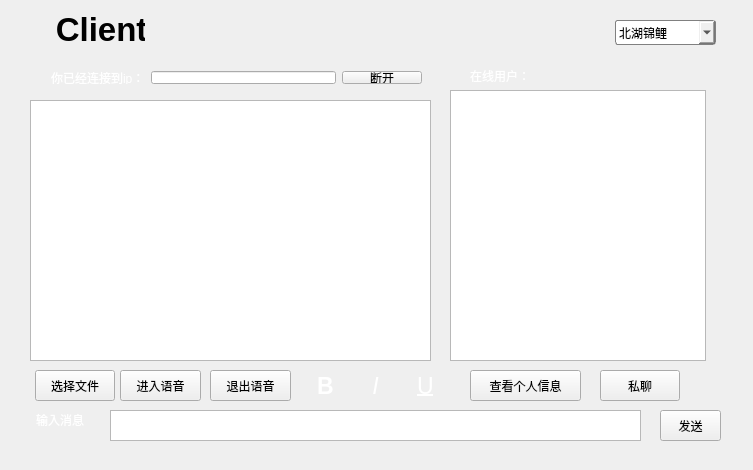
<?xml version="1.0" encoding="UTF-8"?>
<ui version="4.0">
 <class>ClientDialog</class>
 <widget class="QDialog" name="ClientDialog">
  <property name="geometry">
   <rect>
    <x>0</x>
    <y>0</y>
    <width>753</width>
    <height>470</height>
   </rect>
  </property>
  <property name="sizePolicy">
   <sizepolicy hsizetype="Preferred" vsizetype="Preferred">
    <horstretch>0</horstretch>
    <verstretch>0</verstretch>
   </sizepolicy>
  </property>
  <property name="minimumSize">
   <size>
    <width>753</width>
    <height>470</height>
   </size>
  </property>
  <property name="maximumSize">
   <size>
    <width>753</width>
    <height>470</height>
   </size>
  </property>
  <property name="windowTitle">
   <string>Dialog</string>
  </property>
  <property name="styleSheet">
   <string notr="true">#ClientDialog {
	background-image: url(:/bit3.jpeg);
}</string>
  </property>
  <widget class="QLabel" name="label_5">
   <property name="geometry">
    <rect>
     <x>10</x>
     <y>10</y>
     <width>135</width>
     <height>38</height>
    </rect>
   </property>
   <property name="font">
    <font>
     <pointsize>25</pointsize>
     <weight>75</weight>
     <bold>true</bold>
    </font>
   </property>
   <property name="text">
    <string>     Client</string>
   </property>
  </widget>
  <widget class="QStackedWidget" name="stackedWidget">
   <property name="geometry">
    <rect>
     <x>20</x>
     <y>50</y>
     <width>711</width>
     <height>401</height>
    </rect>
   </property>
   <property name="styleSheet">
    <string notr="true">#ClientDialog{ background-image: url(:/images/test_2.png);}</string>
   </property>
   <property name="currentIndex">
    <number>2</number>
   </property>
   <widget class="QWidget" name="Page_1">
    <widget class="QPushButton" name="pushButton_Login">
     <property name="geometry">
      <rect>
       <x>320</x>
       <y>250</y>
       <width>76</width>
       <height>32</height>
      </rect>
     </property>
     <property name="cursor">
      <cursorShape>ArrowCursor</cursorShape>
     </property>
     <property name="text">
      <string>连接</string>
     </property>
     <property name="checkable">
      <bool>false</bool>
     </property>
     <property name="autoDefault">
      <bool>false</bool>
     </property>
     <property name="default">
      <bool>true</bool>
     </property>
     <property name="flat">
      <bool>false</bool>
     </property>
    </widget>
    <widget class="QWidget" name="layoutWidget">
     <property name="geometry">
      <rect>
       <x>230</x>
       <y>120</y>
       <width>261</width>
       <height>111</height>
      </rect>
     </property>
     <layout class="QVBoxLayout" name="verticalLayout_2">
      <item>
       <layout class="QHBoxLayout" name="horizontalLayout_3">
        <item>
         <widget class="QLabel" name="label_ServerIP">
          <property name="minimumSize">
           <size>
            <width>70</width>
            <height>21</height>
           </size>
          </property>
          <property name="styleSheet">
           <string notr="true">color: rgb(255, 255, 255);</string>
          </property>
          <property name="text">
           <string>服务器ip：</string>
          </property>
         </widget>
        </item>
        <item>
         <widget class="QLineEdit" name="lineEdit_ServerIPAddr">
          <property name="statusTip">
           <string/>
          </property>
          <property name="autoFillBackground">
           <bool>false</bool>
          </property>
          <property name="text">
           <string/>
          </property>
          <property name="placeholderText">
           <string>xxxx.xxxx.xxxx.xxxx</string>
          </property>
         </widget>
        </item>
       </layout>
      </item>
      <item>
       <layout class="QHBoxLayout" name="horizontalLayout_4">
        <item>
         <widget class="QLabel" name="label_port">
          <property name="minimumSize">
           <size>
            <width>70</width>
            <height>21</height>
           </size>
          </property>
          <property name="styleSheet">
           <string notr="true">color: rgb(255, 255, 255);</string>
          </property>
          <property name="text">
           <string>端口号：</string>
          </property>
         </widget>
        </item>
        <item>
         <widget class="QLineEdit" name="lineEdit_port">
          <property name="text">
           <string/>
          </property>
          <property name="placeholderText">
           <string>1 - 65535</string>
          </property>
         </widget>
        </item>
       </layout>
      </item>
     </layout>
    </widget>
   </widget>
   <widget class="QWidget" name="Page_2">
    <widget class="QLineEdit" name="lineEdit_2">
     <property name="geometry">
      <rect>
       <x>300</x>
       <y>240</y>
       <width>191</width>
       <height>31</height>
      </rect>
     </property>
     <property name="styleSheet">
      <string notr="true">QLineEdit:hover{
border-style:ooutset;
border-radius:10px;
padding:6px;
background-color: rgb(255, 255, 127);
		 
}</string>
     </property>
     <property name="echoMode">
      <enum>QLineEdit::Password</enum>
     </property>
    </widget>
    <widget class="QPushButton" name="pushButton_2">
     <property name="geometry">
      <rect>
       <x>370</x>
       <y>330</y>
       <width>121</width>
       <height>38</height>
      </rect>
     </property>
     <property name="styleSheet">
      <string notr="true">QPushButton:hover{color:rgb(255, 0, 0);
background-color: rgb(170, 255, 0);
}
QPushButton{background-color:rgb(170, 255, 255);
font: 14pt &quot;Ubuntu&quot;;}</string>
     </property>
     <property name="text">
      <string>登录</string>
     </property>
    </widget>
    <widget class="QLineEdit" name="lineEdit">
     <property name="geometry">
      <rect>
       <x>300</x>
       <y>160</y>
       <width>191</width>
       <height>31</height>
      </rect>
     </property>
     <property name="styleSheet">
      <string notr="true">QLineEdit:hover{
border-style:ooutset;
border-radius:10px;
padding:6px;
background-color: rgb(255, 255, 127);
		 
}</string>
     </property>
    </widget>
    <widget class="QLabel" name="label_2">
     <property name="geometry">
      <rect>
       <x>160</x>
       <y>160</y>
       <width>107</width>
       <height>27</height>
      </rect>
     </property>
     <property name="styleSheet">
      <string notr="true">color:rgb(239, 41, 41);
font: 14pt &quot;Ubuntu&quot;;</string>
     </property>
     <property name="text">
      <string>用户名:</string>
     </property>
    </widget>
    <widget class="QLabel" name="label">
     <property name="geometry">
      <rect>
       <x>290</x>
       <y>30</y>
       <width>101</width>
       <height>91</height>
      </rect>
     </property>
     <property name="styleSheet">
      <string notr="true">border-image: url(:/0.png);</string>
     </property>
     <property name="text">
      <string/>
     </property>
    </widget>
    <widget class="QLabel" name="label_3">
     <property name="geometry">
      <rect>
       <x>160</x>
       <y>240</y>
       <width>107</width>
       <height>27</height>
      </rect>
     </property>
     <property name="styleSheet">
      <string notr="true">color:rgb(239, 41, 41);
font: 14pt &quot;Ubuntu&quot;;</string>
     </property>
     <property name="text">
      <string>密      码:</string>
     </property>
    </widget>
    <widget class="QPushButton" name="pushButton">
     <property name="geometry">
      <rect>
       <x>160</x>
       <y>330</y>
       <width>121</width>
       <height>38</height>
      </rect>
     </property>
     <property name="styleSheet">
      <string notr="true">QPushButton:hover{color:rgb(255, 0, 0);
background-color: rgb(170, 255, 0);
}
QPushButton{background-color:rgb(170, 255, 255);
font: 14pt &quot;Ubuntu&quot;;}</string>
     </property>
     <property name="text">
      <string>注册账号</string>
     </property>
    </widget>
    <zorder>lineEdit_2</zorder>
    <zorder>pushButton_2</zorder>
    <zorder>lineEdit</zorder>
    <zorder>label_2</zorder>
    <zorder>label_3</zorder>
    <zorder>pushButton</zorder>
    <zorder>label</zorder>
   </widget>
   <widget class="QWidget" name="Page_3">
    <widget class="QLabel" name="label_OnlineUsers">
     <property name="geometry">
      <rect>
       <x>450</x>
       <y>10</y>
       <width>91</width>
       <height>31</height>
      </rect>
     </property>
     <property name="styleSheet">
      <string notr="true">color: rgb(255, 255, 255);</string>
     </property>
     <property name="text">
      <string>在线用户：</string>
     </property>
    </widget>
    <widget class="QWidget" name="layoutWidget">
     <property name="geometry">
      <rect>
       <x>20</x>
       <y>10</y>
       <width>393</width>
       <height>35</height>
      </rect>
     </property>
     <layout class="QHBoxLayout" name="horizontalLayout_7">
      <item>
       <layout class="QHBoxLayout" name="horizontalLayout_6">
        <item>
         <widget class="QLabel" name="label_you_are">
          <property name="styleSheet">
           <string notr="true">color: rgb(255, 255, 255);
</string>
          </property>
          <property name="text">
           <string>你已经连接到ip：</string>
          </property>
         </widget>
        </item>
        <item>
         <widget class="QLineEdit" name="lineEdit_ServerIP">
          <property name="font">
           <font>
            <weight>75</weight>
            <bold>true</bold>
           </font>
          </property>
          <property name="focusPolicy">
           <enum>Qt::NoFocus</enum>
          </property>
          <property name="text">
           <string/>
          </property>
          <property name="alignment">
           <set>Qt::AlignCenter</set>
          </property>
          <property name="readOnly">
           <bool>true</bool>
          </property>
         </widget>
        </item>
       </layout>
      </item>
      <item>
       <widget class="QPushButton" name="pushButton_Disconnect">
        <property name="focusPolicy">
         <enum>Qt::NoFocus</enum>
        </property>
        <property name="text">
         <string>断开</string>
        </property>
        <property name="autoDefault">
         <bool>false</bool>
        </property>
       </widget>
      </item>
     </layout>
    </widget>
    <widget class="QPushButton" name="voiceButton">
     <property name="geometry">
      <rect>
       <x>100</x>
       <y>320</y>
       <width>81</width>
       <height>31</height>
      </rect>
     </property>
     <property name="focusPolicy">
      <enum>Qt::NoFocus</enum>
     </property>
     <property name="text">
      <string>进入语音</string>
     </property>
    </widget>
    <widget class="QPushButton" name="stopButton">
     <property name="geometry">
      <rect>
       <x>190</x>
       <y>320</y>
       <width>81</width>
       <height>31</height>
      </rect>
     </property>
     <property name="focusPolicy">
      <enum>Qt::NoFocus</enum>
     </property>
     <property name="text">
      <string>退出语音</string>
     </property>
    </widget>
    <widget class="QPushButton" name="sendfileBtn">
     <property name="geometry">
      <rect>
       <x>15</x>
       <y>320</y>
       <width>80</width>
       <height>31</height>
      </rect>
     </property>
     <property name="focusPolicy">
      <enum>Qt::NoFocus</enum>
     </property>
     <property name="text">
      <string>选择文件</string>
     </property>
    </widget>
    <widget class="QLabel" name="label_Text">
     <property name="geometry">
      <rect>
       <x>16</x>
       <y>358</y>
       <width>60</width>
       <height>23</height>
      </rect>
     </property>
     <property name="styleSheet">
      <string notr="true">color: rgb(255, 255, 255);</string>
     </property>
     <property name="text">
      <string>输入消息</string>
     </property>
    </widget>
    <widget class="QTextEdit" name="textEdit_ChatDisplay">
     <property name="enabled">
      <bool>true</bool>
     </property>
     <property name="geometry">
      <rect>
       <x>10</x>
       <y>50</y>
       <width>401</width>
       <height>261</height>
      </rect>
     </property>
     <property name="maximumSize">
      <size>
       <width>16777215</width>
       <height>323</height>
      </size>
     </property>
     <property name="focusPolicy">
      <enum>Qt::NoFocus</enum>
     </property>
     <property name="readOnly">
      <bool>true</bool>
     </property>
    </widget>
    <widget class="QListWidget" name="listWidget_OnlineUsers">
     <property name="geometry">
      <rect>
       <x>430</x>
       <y>40</y>
       <width>256</width>
       <height>271</height>
      </rect>
     </property>
     <property name="sizePolicy">
      <sizepolicy hsizetype="Fixed" vsizetype="Expanding">
       <horstretch>0</horstretch>
       <verstretch>0</verstretch>
      </sizepolicy>
     </property>
    </widget>
    <widget class="QPushButton" name="pushButton_PrivateChat">
     <property name="geometry">
      <rect>
       <x>580</x>
       <y>320</y>
       <width>80</width>
       <height>31</height>
      </rect>
     </property>
     <property name="sizePolicy">
      <sizepolicy hsizetype="Preferred" vsizetype="Fixed">
       <horstretch>0</horstretch>
       <verstretch>0</verstretch>
      </sizepolicy>
     </property>
     <property name="focusPolicy">
      <enum>Qt::NoFocus</enum>
     </property>
     <property name="text">
      <string>私聊</string>
     </property>
     <property name="autoDefault">
      <bool>false</bool>
     </property>
    </widget>
    <widget class="QToolButton" name="textbold">
     <property name="geometry">
      <rect>
       <x>290</x>
       <y>320</y>
       <width>31</width>
       <height>31</height>
      </rect>
     </property>
     <property name="font">
      <font>
       <pointsize>17</pointsize>
       <weight>75</weight>
       <bold>true</bold>
      </font>
     </property>
     <property name="styleSheet">
      <string notr="true">QToolButton { background-color: rgb(50, 50, 50,0); border-radius: 3px; color: rgb(255, 255, 255); border-image: url(:/chat/image/icon/icon_bold.png);}
QToolButton:hover { background-color:rgba(172, 178, 148, 100)}</string>
     </property>
     <property name="text">
      <string>B</string>
     </property>
    </widget>
    <widget class="QToolButton" name="textitalic">
     <property name="geometry">
      <rect>
       <x>340</x>
       <y>320</y>
       <width>31</width>
       <height>31</height>
      </rect>
     </property>
     <property name="font">
      <font>
       <pointsize>17</pointsize>
       <italic>true</italic>
      </font>
     </property>
     <property name="styleSheet">
      <string notr="true">QToolButton { background-color: rgb(50, 50, 50,0); border-radius: 3px; color: rgb(255, 255, 255); border-image: url(:/chat/image/icon/icon_italic.png);}
QToolButton:hover { background-color:rgba(172, 178, 148, 100)}
</string>
     </property>
     <property name="text">
      <string>I</string>
     </property>
    </widget>
    <widget class="QToolButton" name="textUnderline">
     <property name="geometry">
      <rect>
       <x>390</x>
       <y>320</y>
       <width>31</width>
       <height>31</height>
      </rect>
     </property>
     <property name="font">
      <font>
       <pointsize>17</pointsize>
       <underline>true</underline>
      </font>
     </property>
     <property name="styleSheet">
      <string notr="true">QToolButton { background-color: rgb(50, 50, 50,0); border-radius: 3px; color: rgb(255, 255, 255); border-image: url(:/chat/image/icon/icon_underline.png);}
QToolButton:hover { background-color:rgba(172, 178, 148, 100)}</string>
     </property>
     <property name="text">
      <string>U</string>
     </property>
    </widget>
    <widget class="QTextEdit" name="textEditWrite">
     <property name="geometry">
      <rect>
       <x>90</x>
       <y>360</y>
       <width>531</width>
       <height>31</height>
      </rect>
     </property>
     <property name="focusPolicy">
      <enum>Qt::StrongFocus</enum>
     </property>
    </widget>
    <widget class="QPushButton" name="SendButton">
     <property name="geometry">
      <rect>
       <x>640</x>
       <y>360</y>
       <width>61</width>
       <height>31</height>
      </rect>
     </property>
     <property name="focusPolicy">
      <enum>Qt::NoFocus</enum>
     </property>
     <property name="text">
      <string>发送</string>
     </property>
    </widget>
    <widget class="QPushButton" name="pushButton_3">
     <property name="geometry">
      <rect>
       <x>450</x>
       <y>320</y>
       <width>111</width>
       <height>31</height>
      </rect>
     </property>
     <property name="text">
      <string>查看个人信息</string>
     </property>
    </widget>
   </widget>
  </widget>
  <widget class="QComboBox" name="skinComboBox">
   <property name="geometry">
    <rect>
     <x>615</x>
     <y>20</y>
     <width>101</width>
     <height>25</height>
    </rect>
   </property>
   <property name="styleSheet">
    <string notr="true">QComboBox {
    border: 1px solid gray;   /* 边框 */
    border-radius: 3px;   /* 圆角 */
    padding: 1px 18px 1px 3px;   /* 字体填衬 */
}</string>
   </property>
   <item>
    <property name="text">
     <string>北湖锦鲤</string>
    </property>
   </item>
   <item>
    <property name="text">
     <string>雪中良乡</string>
    </property>
   </item>
   <item>
    <property name="text">
     <string>雪中关村</string>
    </property>
   </item>
   <item>
    <property name="text">
     <string>夹带私货</string>
    </property>
   </item>
   <item>
    <property name="text">
     <string>盛夏美景</string>
    </property>
   </item>
   <item>
    <property name="text">
     <string>某教学楼</string>
    </property>
   </item>
  </widget>
  <zorder>stackedWidget</zorder>
  <zorder>label_5</zorder>
  <zorder>skinComboBox</zorder>
 </widget>
 <layoutdefault spacing="6" margin="11"/>
 <resources/>
 <connections/>
</ui>
